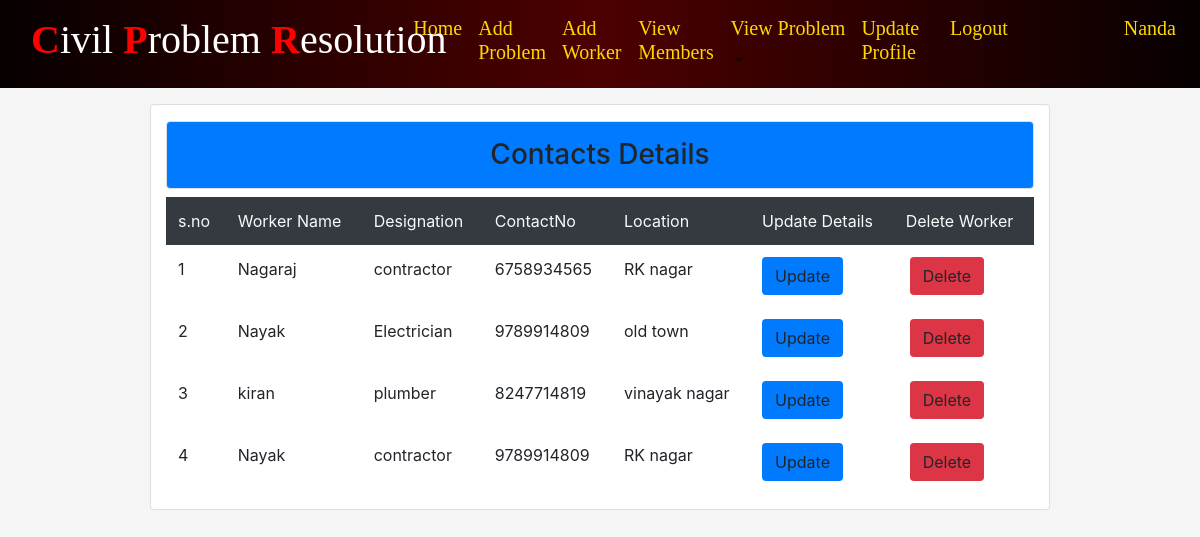
The app's page /workview/ (signed in) with its own data.
### CPRapp/models.py (models this page shows, shortened)
class Worker(models.Model):
	wname=models.CharField(max_length=200)
	wdesg=models.TextField()
	contactno=models.CharField(max_length=10,default='')
	location=models.CharField(max_length=200)

### CPRapp/views.py (the view)
# urls.py: path('workview/',views.workview,name="workview"),
@login_required
def workview(rq):
	data=Worker.objects.all()
	return render(rq,'html/workview.html',{'info':data})

### CPRapp/templates/html/workview.html (shortened to what this page needs)
{% extends 'html/base.html' %}
{% block content %}
<div class="card col-md-9 mt-3 mx-auto"><h3 class="p-3 bg-primary text-center
mt-3 border rounded">Contacts Details</h3>
	<table class="table table-borderless table-hover">
		<tr class="bg-dark text-light">
			<td>s.no</td>
			<td>Worker Name</td>
			<td>Designation</td>
			<td>ContactNo</td>
			<td>Location</td>
			<td>Update Details</td>
			<td>Delete Worker</td>
		</tr>
		{% for i in info %}
		<tr>
			<td>{{forloop.counter}}</td>
			<td>{{i.wname}}</td>
			<td>{{i.wdesg}}</td>
			<td>{{i.contactno}}</td>
			<td>{{i.location}}</td>
			<td><a class=" btn bg-primary rounded" href="{% url 'wupdate' i.id%}">Update</a></td>
			<td><a class="btn bg-danger rounded mx-1" href="{% url 'wdlt' i.id%}">Delete</a></td>
		</tr>
		{% endfor %}
	</table>
</div>
{% endblock %}

### CPRapp/templates/html/navbar.html (shortened to what this page needs)
{% load static %}
<nav class="navbar navbar-expand-lg navbar-light nav-bk4">
  <div class="col-md-4"><a class="navbar-brand" href="{% url 'hm' %}">
    <h1 style="font-family:Verdana Bold; color:white;"><strong style="color:Red">C</strong>ivil <strong style="color:Red">P</strong>roblem <strong style="color:Red">R</strong>esolution</h1>
  </a></div>
 <div class="collapse navbar-collapse" id="collapsibleNavbar">
    <ul class="navbar-nav ">
    {% if not user.is_authenticated %}
    <li class="nav-item">
      <a class="nav-link" href="{% url 'hm' %}"><h3 style="color:Gold; font-family:Verdana Bold;">Home</h3></a>
    </li>
    <li class="nav-item">
      <a class="nav-link" href="{% url 'about' %}"><h3 style="color:Gold; font-family:Verdana Bold;">About</h3></a>
    </li>
    <li class="nav-item">
      <a class="nav-link" href="{% url 'contact' %}"><h3 style="color:Gold; font-family:Verdana Bold;">Contact Us</h3></a>
    </li>
    <li class="nav-item">
      <a class="nav-link" href="{% url 'achievements' %}"><h3 style="color:Gold; font-family:Verdana Bold;">Achievements</h3></a>
    </li>
    <li></li>
    <li class="nav-item">
      <a class="nav-link" href="{% url 'ulog' %}"><h3 style="color:Gold; font-family:Verdana Bold;">Login Here</h3></a>
    </li>
    <li></li>
    <li class="nav-item">
      <a class="nav-link" href="{% url 'reg' %}"><h3 style="color:Gold; font-family:Verdana Bold;">New User</h3></a>
    </li>
    <!-- <li class="nav-item">
      <a class="nav-link" href="{% url 'alog' %}"><h3 style="color:Gold; font-family:Verdana Bold;">Admin Login</h3></a>
    </li> -->
    <div class="col-sm-2 mx-auto"><img src="{% static 'images/lion.png' %}" alt="lion" style="margin-left :100px;width:50px;height:50px;border-radius:50%;background-color:transparent;">
  <Strong style="font-family:Brush Script MT;color:aqua;font-size:25px;margin-left:100px">Orion</Strong>
  </div>
    {% else %}
      {% if user.is_superuser %}
          <li class="nav-item">
          <a class="nav-link" href="{% url 'dash' %}"><h6 style="color:Gold; font-family:Verdana Bold;">Home</h6></a>
          </li>
          <li class="nav-item">
          <a class="nav-link" href="{% url 'newmem' %}"><h6 style="color:Gold; font-family:Verdana Bold;">Add New Member</h6></a>
          </li>
          <li class="dropdown">
                <a type="button" class="nav-link dropdown-toggle" data-toggle="dropdown">
                <h6 style="color:Gold; font-family:Verdana Bold;">Workers</h6>
              </a>
              <div class="dropdown-menu">
                <a class="nav-link" href="{% url 'addwork' %}"><h5 style="color:black; font-family:Verdana Bold;">Add Worker</h5></a>
                <a class="nav-link" href="{% url 'workview' %}"><h5 style="color:black; font-family:Verdana Bold;">View Worker</h5></a>
              </div>
        </li>
        <li class="dropdown">
                <a type="button" class="nav-link dropdown-toggle" data-toggle="dropdown">
                <h6 style="color:Gold; font-family:Verdana Bold;">BlockManagers</h6>
              </a>
              <div class="dropdown-menu">
                <a class="nav-link" href="{% url 'addfm' %}"><h6 style="color:black; font-family:Verdana Bold;">Add BlockManagers</h5></a>
                <a class="nav-link" href="{% url 'fmview' %}"><h6 style="color:black; font-family:Verdana Bold;">View BlockManagers</h5></a>
              </div>
        </li>
          <li class="nav-item">
          <a class="nav-link" href="{% url 'userview' %}"><h6 style="color:Gold; font-family:Verdana Bold;">View Users</h6></a>
          </li>
          <li class="nav-item">
          <a class="nav-link" href="{% url 'memview' %}"><h6 style="color:Gold; font-family:Verdana Bold;">View Members</h6></a>
          </li>
          <li class="dropdown">
                <a type="button" class="nav-link dropdown-toggle" data-toggle="dropdown">
                <h6 style="color:Gold; font-family:Verdana Bold;">Problems</h6>
              </a>
              <div class="dropdown-menu">
                <a class="dropdown-item" href="{% url 'pns' %}"><h5 style="color:black; font-family:Verdana Bold;">Problems Not Solved</h5></a>
                <a class="dropdown-item" href="{% url 'pis' %}"><h5 style="color:black; font-family:Verdana Bold;">Problems in Progress</h5></a>
                <a class="dropdown-item" href="{% url 'ps' %}"><h5 style="color:black; font-family:Verdana Bold;">Problems Resolved</h5></a>
                <a class="dropdown-item" href="{% url 'allpro' %}"><h5 style="color:black; font-family:Verdana Bold;">View All Problems</h5></a>
              </div>
        </li>
        <li class="nav-item">
          <a class="nav-link" href="{% url 'contview' %}"><h6 style="color:Gold; font-family:Verdana Bold;">View Contact</h6></a>
        </li>
        <li class="nav-item">
            <a class="nav-link" href="{% url 'logo' %}"><h6 style="color:Gold; font-family:Verdana Bold;">Logout</h6></a>
        </li>
        <li class="nav-item" style="margin-left:70px">
            <a class="nav-link" href="#"><h4 style="color:Gold; font-family:Verdana Bold;">{{request.user.username}}</h4></a>
        </li>
      {% else %}
          <li class="nav-item">
            <a class="nav-link" href="{% url 'dash' %}"><h5 style="color:Gold; font-family:Verdana Bold;">Home</h5></a>
          </li>
          <li class="nav-item">
            <a class="nav-link" href="{% url 'addpro' %}"><h5 style="color:Gold; font-family:Verdana Bold;">Add Problem</h5></a>
          </li>
          <li class="nav-item">
            <a class="nav-link" href="{% url 'addwork' %}"><h5 style="color:Gold; font-family:Verdana Bold;">Add Worker</h5></a>
          </li>
          <li class="nav-item">
            <a class="nav-link" href="{% url 'memview' %}"><h5 style="color:Gold; font-family:Verdana Bold;">View Members</h5></a>
          </li>
          <li class="dropdown">
                <a type="button" class="nav-link dropdown-toggle" data-toggle="dropdown">
                <h5 style="color:Gold; font-family:Verdana Bold;">View Problem</h5>
              </a>
        </li>
        <li class="nav-item">
            <a class="nav-link" href="{% url 'upf' %}"><h5 style="color:Gold; font-family:Verdana Bold;">Update Profile</h5></a>
        </li>
        <li class="nav-item">
            <a class="nav-link" href="{% url 'logo' %}"><h5 style="color:Gold; font-family:Verdana Bold;">Logout</h5></a>
        </li>
        <li class="nav-item" style="margin-left:100px">
            <a class="nav-link" href="#"><h5 style="color:Gold; font-family:Verdana Bold;">{{request.user.username}}</h5></a>
        </li>
      {% endif %}
{% endif %}
</ul>
</div>
</nav>

### CPRapp/templates/html/navbar.html (style rules this page uses)
.nav-bk4 { background: #070000; background: -webkit-linear-gradient(to right, #070000, #4C0001, #070000); background: linear-gradient(to right, #070000, #4C0001, #070000); }

### records on screen
Worker: wname "Nagaraj", wdesg "contractor", contactno "6758934565", location "RK nagar"
Worker: wname "Nayak", wdesg "Electrician", contactno "9789914809", location "old town"
Worker: wname "kiran", wdesg "plumber", contactno "8247714819", location "vinayak nagar"
Worker: wname "Nayak", wdesg "contractor", contactno "9789914809", location "RK nagar"

### other values on screen
{{ request.user.username }} "Nanda"
